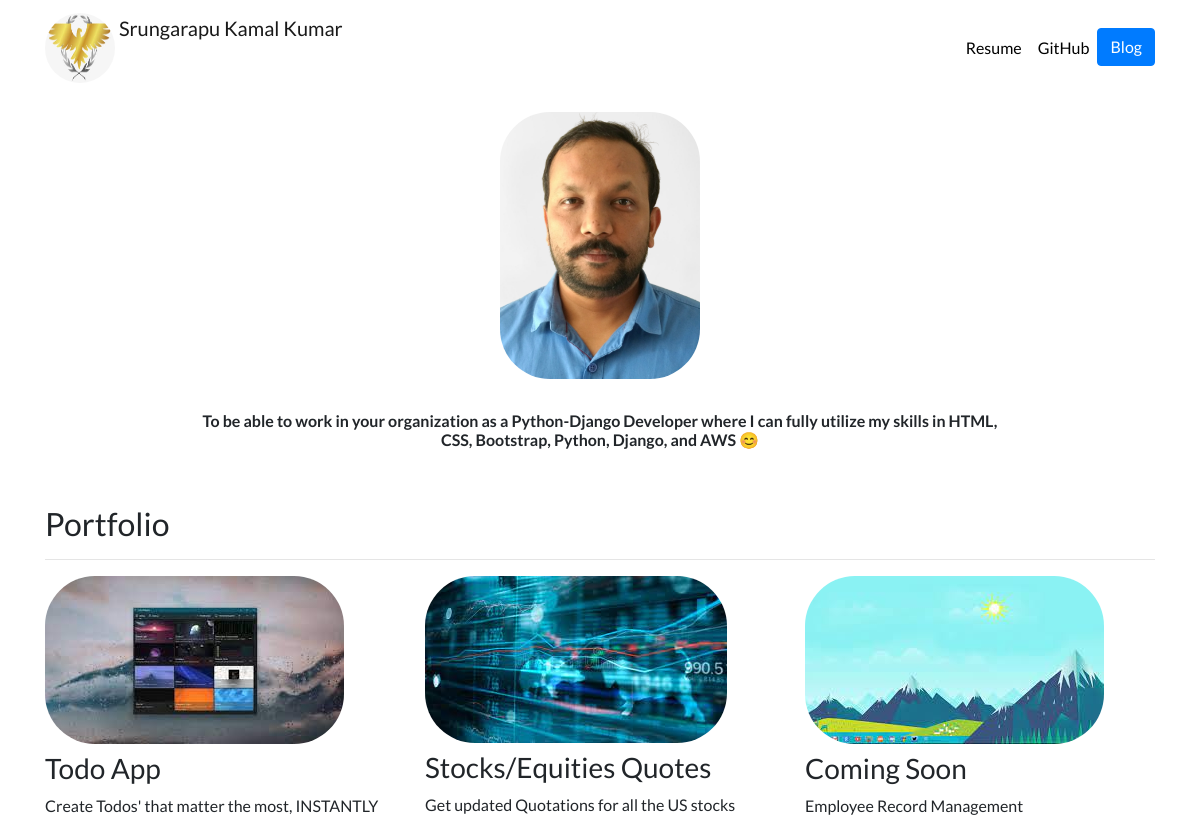
The app's page /, older data.
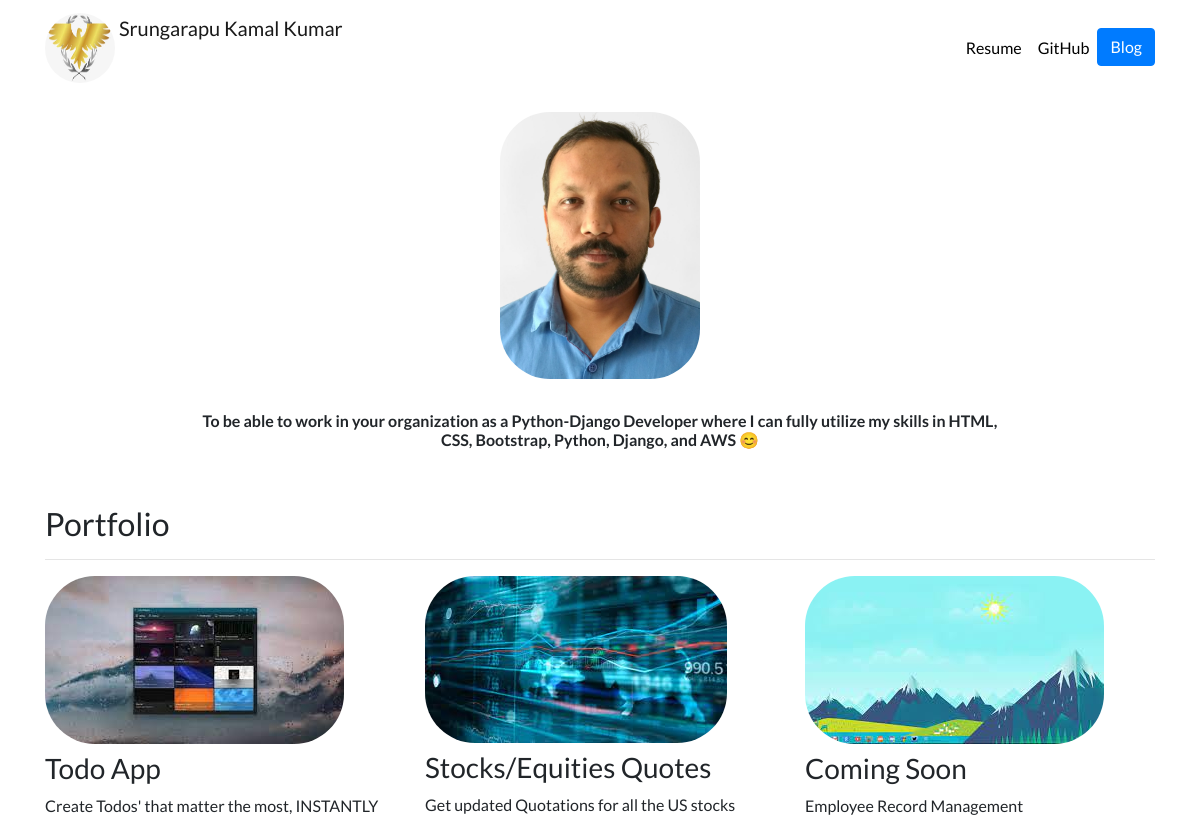
The same page, newer data.
### portfolio/models.py (models this page shows, shortened)
class Project(models.Model):
    title = models.CharField(max_length=100)
    description = models.CharField(max_length=250)
    image = models.ImageField(upload_to='portfolio/images/')
    url = models.URLField(blank=True)

### portfolio/views.py (the view)
# urls.py: 2. Add a URL to urlpatterns:  path('', views.home, name='home')
def home(request):
    projects = Project.objects.all()
    return render(request, 'portfolio/home.html', {'projects':projects})

### portfolio/templates/portfolio/home.html (shortened to what this page needs)
{% extends "portfolio/base.html" %}
{% load static %}
{% block content %}
<div class="photo">
  <div class="row justify-content-center my-3">
    <div class="col-5">
      <p align='center'><img id="photo" src="{% static 'portfolio/photo.jpg' %}" width='200' height='100' class="img-fluid"></p>
    </div>
  </div>
</div>
<div class="row justify-content-center mb-3">
  <div class="col-md-9 text-center">
    <h1 id="hometext" class="font-weight-bold">To be able to work in your organization as a Python-Django Developer where I can fully utilize my skills in HTML, CSS, Bootstrap, Python, Django, and AWS 😊</h1>
  </div>
</div>
<h2 class="mt-5">Portfolio</h2>
<hr>
<div class="row">
  {% for project in projects %}
  <div class="col-lg-4 col-md-6">
    {% if project.url %}
    <a href="{{ project.url }}" target="_blank">
      <img src="{{ project.image.url }}" class="img-fluid mb-2">
    </a>
    {% else %}
    <img src="{{ project.image.url }}" class="img-fluid mb-2">
    {% endif %}
    <h3>{{ project.title }}</h3>
    <p>{{ project.description }}</p>
  </div>
  {% endfor %}
</div>
{% endblock %}

### portfolio/templates/portfolio/base.html (shortened to what this page needs)
{% load static %}
<!doctype html>
<html lang="en">
<head>
  <link rel="stylesheet" href="https://stackpath.bootstrapcdn.com/bootstrap/4.4.1/css/bootstrap.min.css">
  <link rel="stylesheet" href="{% static "portfolio/custom.css" %}">
</head>
<body>
  <nav id="topNav" class="navbar navbar-expand-md navbar-light">
    <div class="container">
      <a class="navbar-brand" href="{% url 'home' %}">
        <img src="{% static 'portfolio/mylogo.jpg' %}" width="70" height="70" class="d-inline-block align-top" alt="Kamal's Logo">
        <span>Srungarapu Kamal Kumar</span>
      </a>
      <div class="collapse navbar-collapse text-center" id="navbarNav">
        <ul class="navbar-nav ml-auto">
          <li class="nav-item">
            <a class="nav-link" href="{% static "portfolio/resume.pdf" %}">Resume</a>
          </li>
          <li class="nav-item">
            <a class="nav-link" href="https://github.com/skamalkumar" target="_blank">GitHub</a>
          </li>
          <li>
            <a role="button" href="{% url 'blog:all_blogs' %}" class="btn btn-primary">Blog</a>
          </li>
        </ul>
      </div>
    </div>
  </nav>
  <div class="container">
    {% block content %}{% endblock %}
  </div>
</body>
</html>

### static/portfolio/custom.css (style rules this page uses)
.navbar-nav .nav-link { color: rgba(0,0,0,1) !important; }
body { font-family: 'Lato', sans-serif; }
@media (min-width: 250px) { #hometext { font-size: 1rem; } }
img { border-radius: 50%; }

### portfolio/templates/portfolio/home.html (style rules this page uses)
.img-fluid { border-radius: 50px; }

Row changes from the older to the newer data that the page shows:
changed Project "Todo App": image: picture added; image: picture removed
